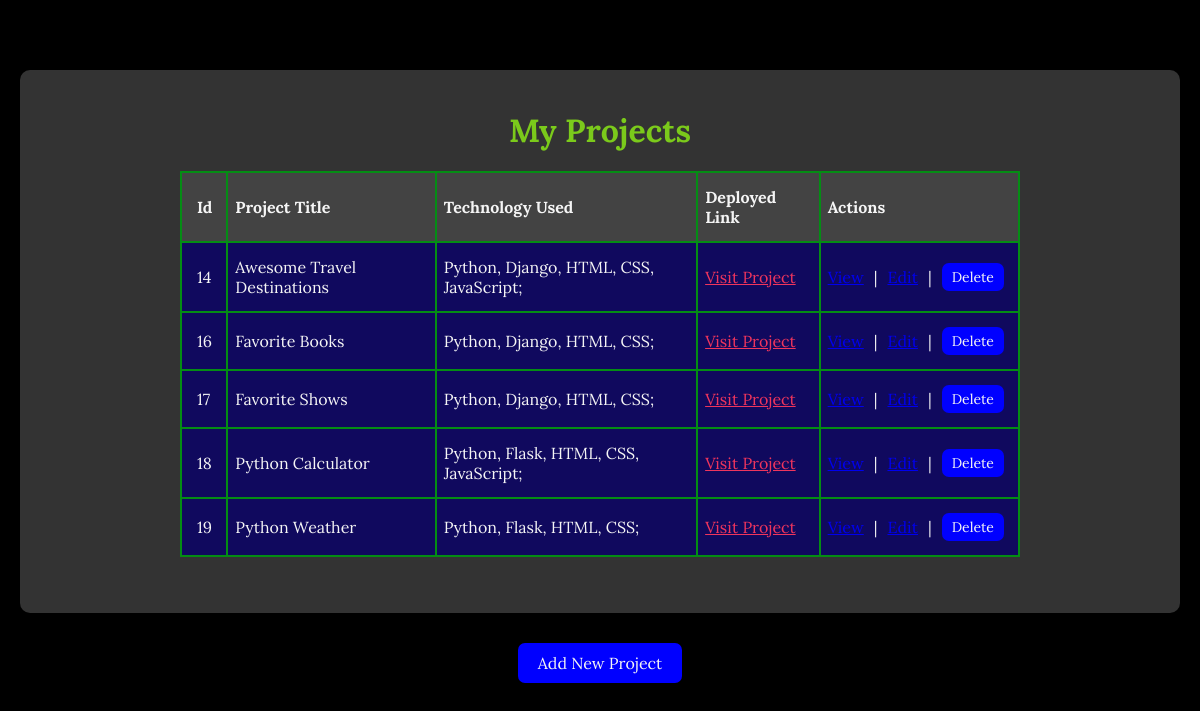
The page / on the database its author committed.
### my_projects_app/models.py (models this page shows, shortened)
class Project(models.Model):
    title = models.CharField(max_length=255)
    technology_used = models.TextField()  # Changed from 'description'
    deployed_link = models.URLField(max_length=200, null=True, blank=True)

### my_projects_app/views.py (the view)
# urls.py: path('', views.projects_list, name='projects_list'),
def projects_list(request):
    all_projects = Project.objects.all()
    return render(request, 'index.html', {'all_projects': all_projects})

### my_projects_app/templates/index.html (shortened to what this page needs)
<!DOCTYPE html>
<html lang="en">
<head>
    {% load static %}
    <link rel="stylesheet" href="{% static 'css/style.css' %}">
</head>
<body>
    <div class="container">
        <div class="main">
            <h1>My Projects</h1>
            <table>
                <thead>
                    <tr>
                        <th class="id_column">Id</th>
                        <th class="row_line">Project Title</th>
                        <th class="row_line">Technology Used</th>
                        <th class="row_line">Deployed Link</th>
                        <th class="row_line">Actions</th>
                    </tr>
                </thead>
                <tbody>
                    {% for project in all_projects %}
                    <tr>
                        <td class="id_column">{{ project.id }}</td>
                        <td class="row_line">{{ project.title }}</td>
                        <td class="row_line">{{ project.technology_used }}</td>
                        <td class="row_line">
                            <a href="{{ project.deployed_link }}" target="_blank" id="deployed_link">Visit Project</a>
                        </td>
                        <td class="row_line">
                            <div id="links_button">
                                <a id="project_line" href="{% url 'project_detail' project.id %}">View</a><span
                                    class="span">|</span>
                                <a href="{% url 'edit_project' project.id %}">Edit</a><span class="span">|</span>
                                <form method="POST" id="delete_btn" action="{% url 'delete_project' project.id %}">
                                    <button type="submit" class="btn-all"
                                        onclick="return confirm('Are you sure you want to delete this project?');">Delete</button>
                                </form>
                            </div>
                        </td>
                    </tr>
                    {% endfor %}
                </tbody>
            </table>
        </div>
        <div class="button-wrapper">
            <button class="btn" type="button" onclick="window.location.href='/projects/new'">Add New Project</button>
        </div>
    </div>
</body>
</html>

### my_projects_app/static/css/style.css (style rules this page uses)
* { margin: 0; padding: 0; box-sizing: border-box; font-family: Lora, serif; }
body { margin: 0; padding: 0; background-color: black; }
.container { display: flex; flex-direction: column; align-items: center; min-height: 100vh; padding: 20px; }
.main { display: flex; flex-direction: column; align-items: center; margin-top: 50px; background-color: #333; padding: 20px 20px 56px 20px; border-radius: 10px; width: 100%; overflow-x: auto; }
h1 { text-align: center; padding: 20px; color: rgb(123, 202, 27); }
table { width: 75%; margin: 0 auto; text-align: left; color: whitesmoke; background: rgba(13, 5, 99, 0.9); border-spacing: 0; border-collapse: collapse; }
th, td { padding: 14px; border: 2px solid rgb(4, 141, 20); }
th { background-color: #434343; }
.id_column { padding-left: 15px; }
.row_line { padding-left: 7px; }
#deployed_link { color: rgb(239, 53, 93); }
#links_button { display: flex; gap: 5px; align-items: center; }
a, #delete_btn { display: inline-flex; align-items: center; }
#delete_btn { text-decoration: underline; color: blue; }
.span { padding-left: 5px; padding-right: 5px; }
.button-wrapper { display: flex; justify-content: center; gap: 10px; margin: 30px 0 20px 0; }
.btn, .btn-all { background-color: blue; color: whitesmoke; padding: 10px 20px; border: none; border-radius: 7px; cursor: pointer; font-size: 16px; transition: background-color 0.3s; }
.btn-all { font-size: 14px; padding: 5px 10px; }

### rows shown on the page
Project: id "14", title "Awesome Travel Destinations", technology_used "Python, Django, HTML, CSS, JavaScript;"
Project: id "16", title "Favorite Books", technology_used "Python, Django, HTML, CSS;"
Project: id "17", title "Favorite Shows", technology_used "Python, Django, HTML, CSS;"
Project: id "18", title "Python Calculator", technology_used "Python, Flask, HTML, CSS, JavaScript;"
Project: id "19", title "Python Weather", technology_used "Python, Flask, HTML, CSS;"
